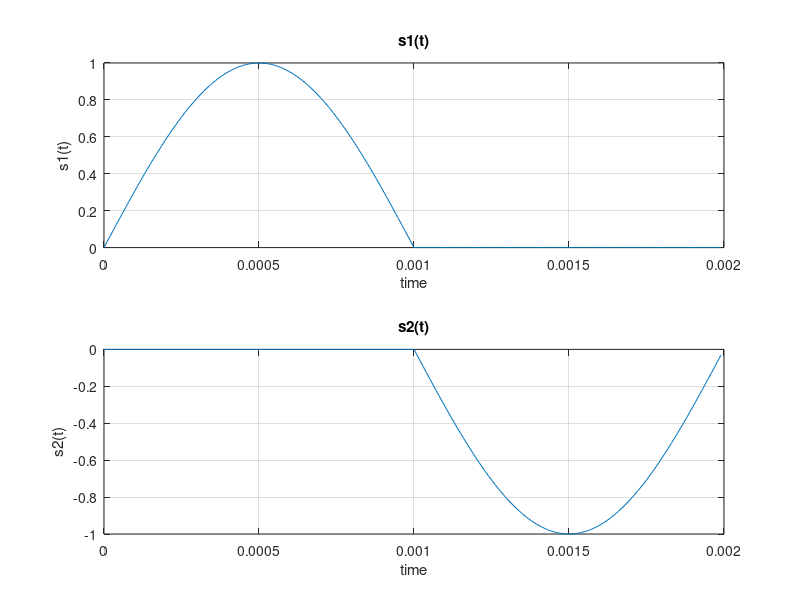

Write the MATLAB code that produced this figure. (Note: a time limit stopped this script after it produced the figure.)

A = 1;
T = 2*10^-3;

s1 = @(t) A.*sin((2*pi*t)/T) .* (0<=t & t<=T/2);
s2 = @(t) -s1(t- T/2) .* (T/2<=t & t<=T);
Ts = 0.00001;
t = 0:Ts:T-Ts;
fs = 1/Ts;
figure;
% make subplot for the 2 signals
subplot(2,1,1);
plot(t,s1(t));
xlabel('time');
ylabel('s1(t)');
title('s1(t)');
grid on;

subplot(2,1,2);
plot(t,s2(t));
xlabel('time');
ylabel('s2(t)');
title('s2(t)');
grid on;

Eb = A^2*T/4;
% make a vector of SNR values from 0 to 11 dB
SNRdb = 0:0.01:11;
Pb =qfunc(sqrt(10.^(SNRdb/10)));

%plot SNRdb vs Pb
figure;
semilogy(SNRdb,Pb);
xlabel('SNR (dB)');
ylabel('Pb');
title('SNR vs Pb');
grid on;

% make random bits 100 thousand
bit_num = 10^6;
bits = randi([0 1],1,bit_num);
%calculate a1 and a2
a1 = A^2*T/4;
a2 = -a1;
%if the bit is 1 then z = a1 + n if 0 then z = a2 + n
% if bit in bits is 1 then ai(T) = a1 else ai(T) = a2
ai = zeros(1,bit_num);
for i = 1:bit_num
    if bits(i) == 1
        ai(i) = a1;
    else
        ai(i) = a2;
    end
end
%let's calculate z = ai + n by adding gaussian noise for different SNR
%values
z = zeros(1,bit_num);
shat = zeros(1,bit_num);
Pb_sim = zeros(1,length(SNRdb));
comparator_gama = 0;
comparator_gamas = comparator_gama * ones(1,bit_num);
%find N0's value for given SNR
N0 = Eb./(10.^(SNRdb/10));
for i = 1:length(N0)

    z = ai + (sqrt(N0(i)*A^2*T/4) ).*randn(1,bit_num);
    %find shat by using comparator
    
    shat = double(z>comparator_gamas);
    %calculate Pb_sim
    Pb_sim(i) = sum(abs(bits-shat))/bit_num;


end

%plot SNRdb vs Pb
figure;
semilogy(SNRdb,Pb_sim);
xlabel('SNR (dB)');
ylabel('Pb');
title('SNR vs Pb');
grid on;
